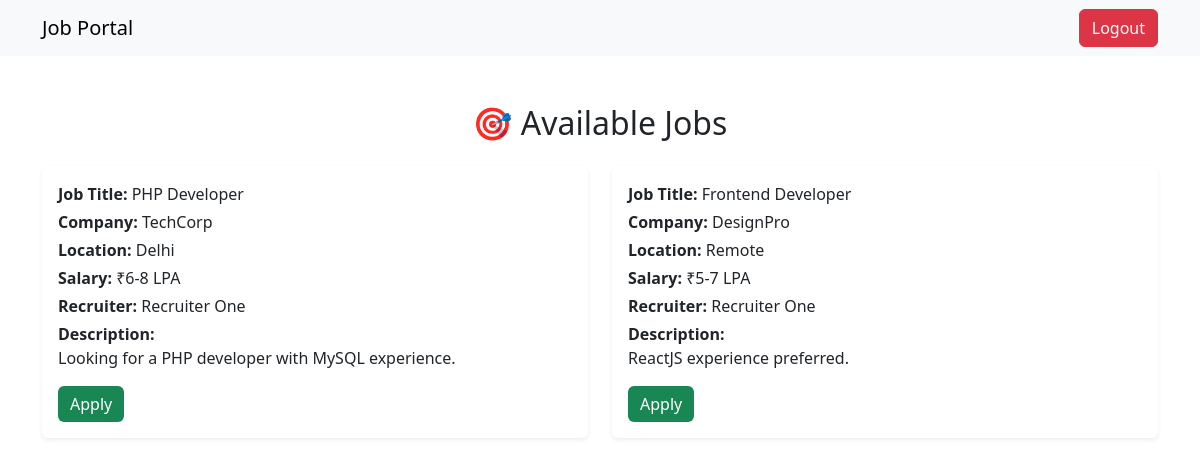
The app's page /seeker/dashboard.php (signed in) with its own data.
### tables this page shows
CREATE TABLE jobs (
  id INT AUTO_INCREMENT PRIMARY KEY,
  title VARCHAR(255) NOT NULL,
  description TEXT,
  company_name VARCHAR(100),
  location VARCHAR(100),
  salary VARCHAR(100),
  user_id INT,
  FOREIGN KEY (user_id) REFERENCES users(id) ON DELETE CASCADE
);

CREATE TABLE users (
  id INT AUTO_INCREMENT PRIMARY KEY,
  name VARCHAR(100) NOT NULL,
  email VARCHAR(100) UNIQUE NOT NULL,
  password VARCHAR(255) NOT NULL,
  role ENUM('admin', 'recruiter', 'seeker') NOT NULL
);

### config.php (called while the page is built, shortened)
<?php
function is_logged() { return isset($_SESSION['user']); }
function esc($s) { return htmlspecialchars($s, ENT_QUOTES); }
?>

### seeker/dashboard.php (the view, shortened to what this page needs)
<?php
require '../config.php';
include '../includes/header.php';
$jobs = $db->query("SELECT j.*, u.name AS recruiter_name FROM jobs j JOIN users u ON j.user_id = u.id");
?>
<link rel="stylesheet" href="/job-portal/assets/css/style.css">
<div class="container mt-5">
  <h2 class="mb-4 text-center">🎯 Available Jobs</h2>
  <?php if ($jobs->num_rows === 0): ?>
    <div class="alert alert-info text-center">No jobs found at the moment.</div>
  <?php else: ?>
    <div class="row row-cols-1 row-cols-md-2 g-4">
      <?php while ($j = $jobs->fetch_assoc()): ?>
        <div class="col">
          <div class="card h-100 shadow-sm border-0">
            <div class="card-body">
              <p class="mb-1"><strong>Job Title:</strong> <?= esc($j['title']) ?></p>
              <p class="mb-1"><strong>Company:</strong> <?= esc($j['company_name']) ?></p>
              <p class="mb-1"><strong>Location:</strong> <?= esc($j['location']) ?></p>
              <p class="mb-1"><strong>Salary:</strong> ₹<?= esc($j['salary']) ?></p>
              <p class="mb-1"><strong>Recruiter:</strong> <?= esc($j['recruiter_name']) ?></p>
              <p class="mb-2"><strong>Description:</strong><br> <?= nl2br(esc($j['description'])) ?></p>
              <a href="apply.php?job_id=<?= $j['id'] ?>" class="btn btn-success mt-2">Apply</a>
            </div>
          </div>
        </div>
      <?php endwhile; ?>
    </div>
  <?php endif; ?>
</div>
<?php include '../includes/footer.php'; ?>

### includes/header.php
<!DOCTYPE html>
<html>
<head>
  <link href="https://cdn.jsdelivr.net/npm/bootstrap@5.3.0/dist/css/bootstrap.min.css" rel="stylesheet">
</head>
<body>
<nav class="navbar navbar-light bg-light">
  <div class="container">
    <span class="navbar-brand">Job Portal</span>
    <?php if (function_exists('is_logged') && is_logged()): ?>
    <a href="/job-portal/logout.php" class="btn btn-danger">Logout</a>
    <?php endif; ?>
  </div>
</nav>

### includes/footer.php
</body>
</html>

### assets/css/style.css (style rules this page uses)
body { font-family: 'Segoe UI', sans-serif; }
.btn-success { background-color: #198754; border: none; }

### records on screen
jobs: title "PHP Developer", company_name "TechCorp", location "Delhi", salary "6-8 LPA", user.name "Recruiter One", description "Looking for a PHP developer with MySQL experience."
jobs: title "Frontend Developer", company_name "DesignPro", location "Remote", salary "5-7 LPA", user.name "Recruiter One", description "ReactJS experience preferred."
